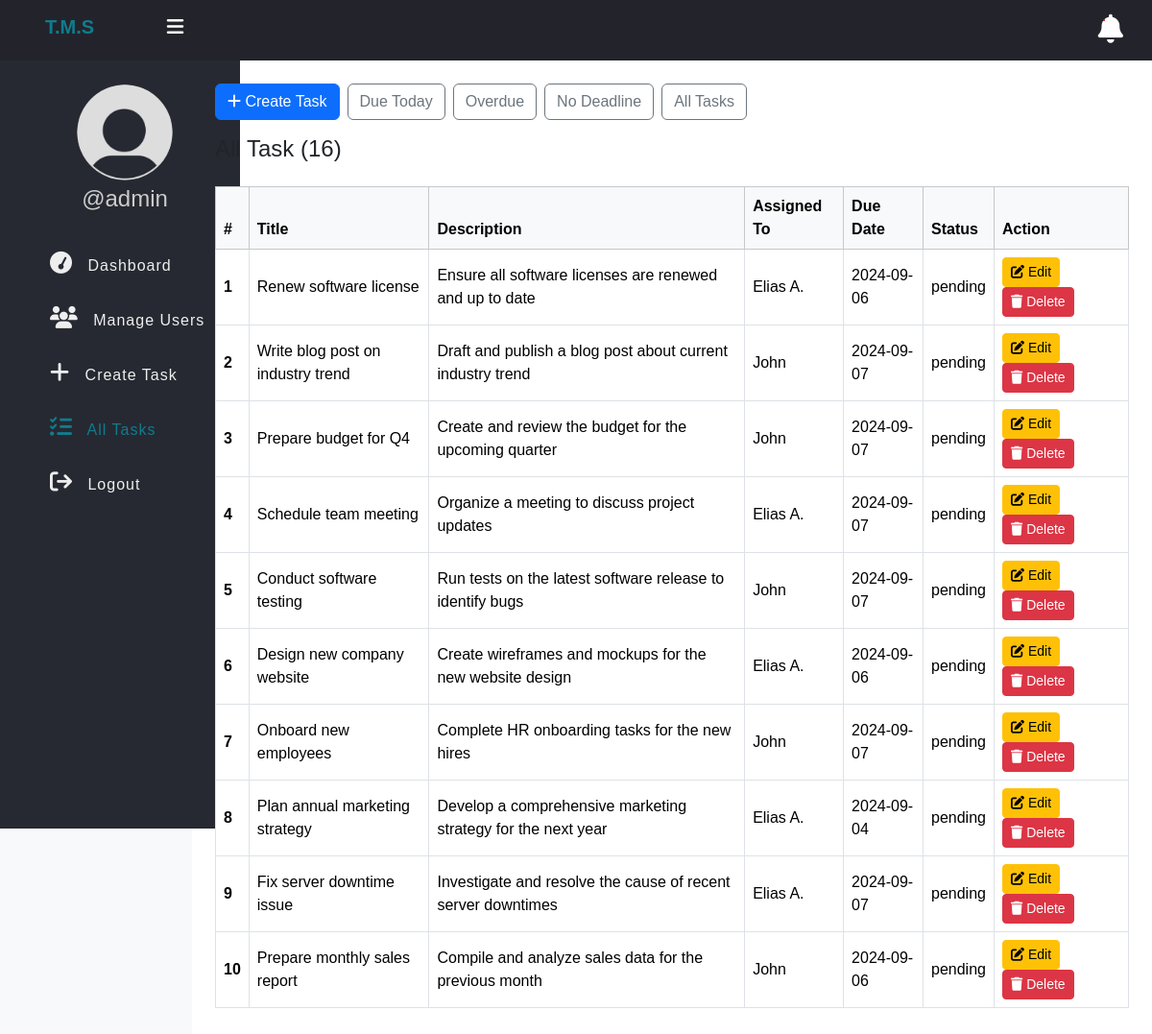
The app's page /tasks.php (signed in), older data.
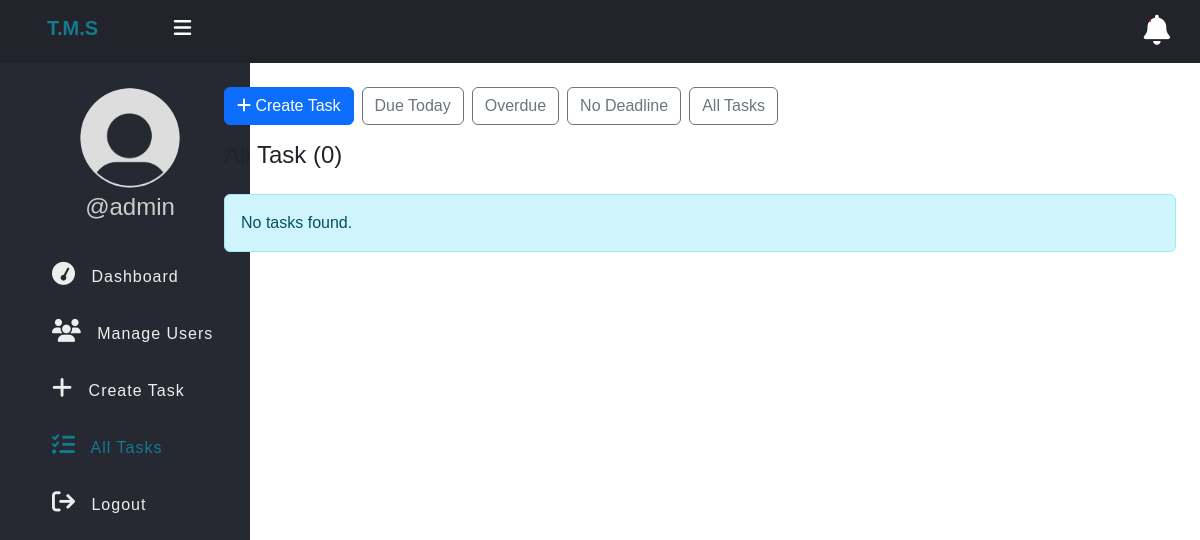
The same page, newer data.
### tables this page shows
CREATE TABLE `tasks` (
  `id` int(11) NOT NULL,
  `title` varchar(100) NOT NULL,
  `description` text DEFAULT NULL,
  `assigned_to` int(11) DEFAULT NULL,
  `client_id` int(11) NOT NULL,
  `due_date` date DEFAULT NULL,
  `status` enum('pending','in_progress','completed') DEFAULT 'pending',
  `created_at` timestamp NOT NULL DEFAULT current_timestamp()
);

CREATE TABLE `users` (
  `id` int(11) NOT NULL,
  `full_name` varchar(50) NOT NULL,
  `username` varchar(50) NOT NULL,
  `password` varchar(255) NOT NULL,
  `role` enum('admin','employee','client') NOT NULL,
  `created_at` timestamp NOT NULL DEFAULT current_timestamp()
);

### app/Model/Task.php (called while the page is built, shortened)
<?php
function get_all_tasks($conn, $page = 1, $per_page = 10)
{
	$offset = ($page - 1) * $per_page;
	$sql = "SELECT * FROM tasks ORDER BY id DESC LIMIT :limit OFFSET :offset";
	$stmt = $conn->prepare($sql);
	$stmt->bindValue(':limit', (int)$per_page, PDO::PARAM_INT);
	$stmt->bindValue(':offset', (int)$offset, PDO::PARAM_INT);
	$stmt->execute();
	if ($stmt->rowCount() > 0) {
		$tasks = $stmt->fetchAll();
	} else $tasks = 0;
	return $tasks;
}
function count_tasks($conn)
{
	$sql = "SELECT id FROM tasks";
	$stmt = $conn->prepare($sql);
	$stmt->execute([]);
	return $stmt->rowCount();
}

### app/Model/User.php (called while the page is built, shortened)
<?php
function get_all_users($conn, $role = null)
{
    $sql = "SELECT * FROM users";
    if ($role) {
        $sql .= " WHERE role = ?";
        $stmt = $conn->prepare($sql);
        $stmt->execute([$role]);
    } else {
        $sql .= " WHERE role IN (?, ?, ?)";
        $stmt = $conn->prepare($sql);
        $stmt->execute(["admin", "employee", "client"]);
    }
    if ($stmt->rowCount() > 0) {
        return $stmt->fetchAll();
    } else {
        return 0;
    }
}

### tasks.php (the view, shortened to what the changed rows need)
<?php
if (isset($_SESSION['role']) && isset($_SESSION['id']) && ($_SESSION['role'] == "admin" || $_SESSION['role'] == "client")) {
    include "DB_connection.php";
    include "app/Model/Task.php";
    include "app/Model/User.php";
    $text = "All Task";
    if (isset($_GET['due_date']) &&  $_GET['due_date'] == "Due Today") {
        $text = "Due Today";
        $tasks = get_all_tasks_due_today($conn);
        $num_task = count_tasks_due_today($conn);
    } else if (isset($_GET['due_date']) &&  $_GET['due_date'] == "Overdue") {
        $text = "Overdue";
        $tasks = get_all_tasks_overdue($conn);
        $num_task = count_tasks_overdue($conn);
    } else if (isset($_GET['due_date']) &&  $_GET['due_date'] == "No Deadline") {
        $text = "No Deadline";
        $tasks = get_all_tasks_NoDeadline($conn);
        $num_task = count_tasks_NoDeadline($conn);
    } else {
        $tasks = get_all_tasks($conn);
        $num_task = count_tasks($conn);
    }
    $users = get_all_users($conn);
?>
<!DOCTYPE html>
<html lang="en">
<head>
    <link href="https://cdn.jsdelivr.net/npm/bootstrap@5.3.2/dist/css/bootstrap.min.css" rel="stylesheet" />
    <link href="https://cdnjs.cloudflare.com/ajax/libs/font-awesome/6.5.0/css/all.min.css" rel="stylesheet" />
    <link rel="stylesheet" href="css/style.css" />
</head>
<body>
    <?php include "inc/header.php" ?>
    <div class="container-fluid">
        <div class="row">
            <div class="col-md-2 p-0 bg-light">
                <?php include "inc/nav.php" ?>
            </div>
            <div class="col-md-10 p-4">
                <?php if ($_SESSION['role'] == "admin") { ?>
                    <div class="mb-3 d-flex flex-wrap gap-2">
                        <a href="create_task.php" class="btn btn-primary"><i class="fa fa-plus"></i> Create Task</a>
                        <a href="tasks.php?due_date=Due Today" class="btn btn-outline-secondary">Due Today</a>
                        <a href="tasks.php?due_date=Overdue" class="btn btn-outline-secondary">Overdue</a>
                        <a href="tasks.php?due_date=No Deadline" class="btn btn-outline-secondary">No Deadline</a>
                        <a href="tasks.php" class="btn btn-outline-secondary">All Tasks</a>
                    </div>
                <?php } ?>
                <h4 class="mb-4"><?= htmlspecialchars($text) ?> (<?= intval($num_task) ?>)</h4>
                <?php if ($tasks != 0 && count($tasks) > 0) { ?>
                    <div class="table-responsive">
                        <table class="table table-bordered table-hover align-middle">
                            <thead class="table-light">
                                <tr>
                                    <th scope="col">#</th>
                                    <th scope="col">Title</th>
                                    <th scope="col">Description</th>
                                    <th scope="col">Assigned To</th>
                                    <th scope="col">Due Date</th>
                                    <th scope="col">Status</th>
                                    <th scope="col" style="width: 140px;">Action</th>
                                </tr>
                            </thead>
                            <tbody>
                                <?php $i = 0;
                                foreach ($tasks as $task) { ?>
                                    <tr>
                                        <th scope="row"><?= ++$i ?></th>
                                        <td><?= htmlspecialchars($task['title']) ?></td>
                                        <td><?= htmlspecialchars($task['description']) ?></td>
                                        <td>
                                            <?php
                                            $assignedName = "Unknown";
                                            foreach ($users as $user) {
                                                if ($user['id'] == $task['assigned_to']) {
                                                    $assignedName = htmlspecialchars($user['full_name']);
                                                    break;
                                                }
                                            }
                                            echo $assignedName;
                                            ?>
                                        </td>
                                        <td><?= $task['due_date'] === "" ? "No Deadline" : htmlspecialchars($task['due_date']) ?></td>
                                        <td><?= htmlspecialchars($task['status']) ?></td>
                                        <td>
                                            <?php if ($_SESSION['role'] == "admin") { ?>
                                                <a href="edit-task.php?id=<?= urlencode($task['id']) ?>" class="btn btn-sm btn-warning me-1">
                                                    <i class="fa fa-edit"></i> Edit
                                                </a>
                                            <?php } ?>
                                            <a href="delete-task.php?id=<?= urlencode($task['id']) ?>" class="btn btn-sm btn-danger" onclick="return confirm('Are you sure you want to delete this task?');">
                                                <i class="fa fa-trash"></i> Delete
                                            </a>
                                        </td>
                                    </tr>
                                <?php } ?>
                            </tbody>
                        </table>
                    </div>
                <?php } else { ?>
                    <div class="alert alert-info">No tasks found.</div>
                <?php } ?>
            </div>
        </div>
    </div>
</body>
</html>
<?php
} else {
    $em = "First login";
    header("Location: login.php?error=$em");
    exit();
}
?>

Row changes from the older to the newer data that the page shows:
removed tasks: title "Renew software license", description "Ensure all software licenses are renewed and up to date", assigned_to.full_name "Elias A.", due_date "2024-09-06", status "pending"
removed tasks: title "Write blog post on industry trend", description "Draft and publish a blog post about current industry trend", assigned_to.full_name "John", due_date "2024-09-07", status "pending"
removed tasks: title "Prepare budget for Q4", description "Create and review the budget for the upcoming quarter", assigned_to.full_name "John", due_date "2024-09-07", status "pending"
removed tasks: title "Schedule team meeting", description "Organize a meeting to discuss project updates", assigned_to.full_name "Elias A.", due_date "2024-09-07", status "pending"
removed tasks: title "Conduct software testing", description "Run tests on the latest software release to identify bugs", assigned_to.full_name "John", due_date "2024-09-07", status "pending"
removed tasks: title "Design new company website", description "Create wireframes and mockups for the new website design", assigned_to.full_name "Elias A.", due_date "2024-09-06", status "pending"
removed tasks: title "Onboard new employees", description "Complete HR onboarding tasks for the new hires", assigned_to.full_name "John", due_date "2024-09-07", status "pending"
removed tasks: title "Plan annual marketing strategy", description "Develop a comprehensive marketing strategy for the next year", assigned_to.full_name "Elias A.", due_date "2024-09-04", status "pending"
removed tasks: title "Fix server downtime issue", description "Investigate and resolve the cause of recent server downtimes", assigned_to.full_name "Elias A.", due_date "2024-09-07", status "pending"
removed tasks: title "Prepare monthly sales report", description "Compile and analyze sales data for the previous month", assigned_to.full_name "John", due_date "2024-09-06", status "pending"
Text that changed along with them:
$num_task: "16" → "0"
text no longer shown: "# Title Description Assigned To Due Date Status Action"
text now shown: "No tasks found."
